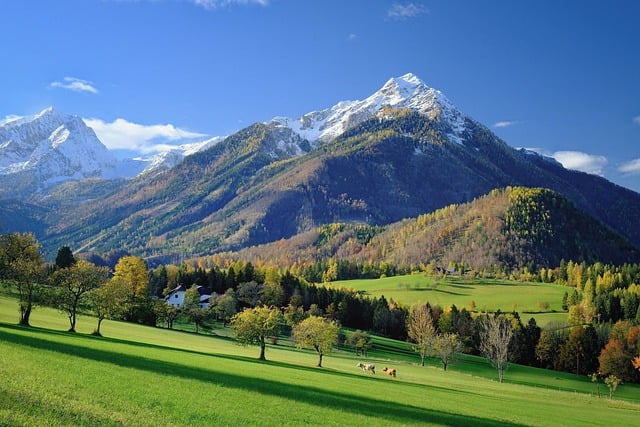
#> input picture gunung.jpg, 640 x 427 px, found by its file name
$ python rotasiCitrac1.py
#> lines starting #> are read from the running program, lines starting #| are printed output that depends on the picture
#> further down, image is the input picture: shape (427, 640, 3); mean R, G, B 88.2, 116.1, 122.8
import imageio as img
import numpy as np
import matplotlib.pyplot as plt

def rotateImage(image, degree):
#> called with degree = 45
    radian_deg = np.radians(degree)
    cos_deg, sin_deg = np.cos(radian_deg), np.sin(radian_deg)

    height, width = image.shape[:2]
#> height = 427; width = 640
    max_dim = int(np.sqrt(height**2 + width**2))
#> max_dim = 769
    outputImage = np.zeros((max_dim, max_dim, 3), dtype=image.dtype)

    centerY, centerX = max_dim // 2, max_dim // 2
#> centerY = 384; centerX = 384

    for y in range(-height // 2, height // 2):
        for x in range(-width // 2, width // 2):
            newX = int(cos_deg * x - sin_deg * y) + centerX
            newY = int(sin_deg * x + cos_deg * y) + centerY

            if 0 <= newX < max_dim and 0 <= newY < max_dim:
                outputImage[newY, newX] = image[y + height // 2, x + width // 2]
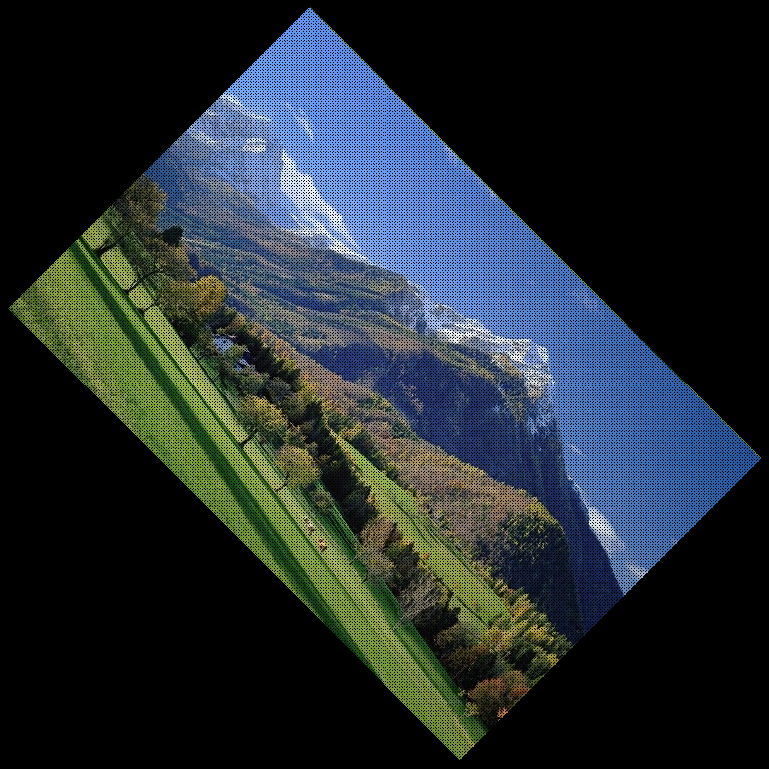
#> outputImage: shape (769, 769, 3); mean R, G, B 33.7, 44.3, 46.9

    return outputImage

image = img.imread('D:/gunung.jpg')

rotated_image = rotateImage(image, 45)

plt.subplot(1, 2, 1)
plt.imshow(image)

plt.subplot(1, 2, 2)
plt.imshow(rotated_image)

plt.show()
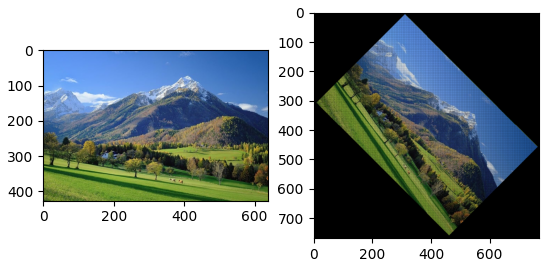
#> figure drawn by matplotlib, 2 panels
